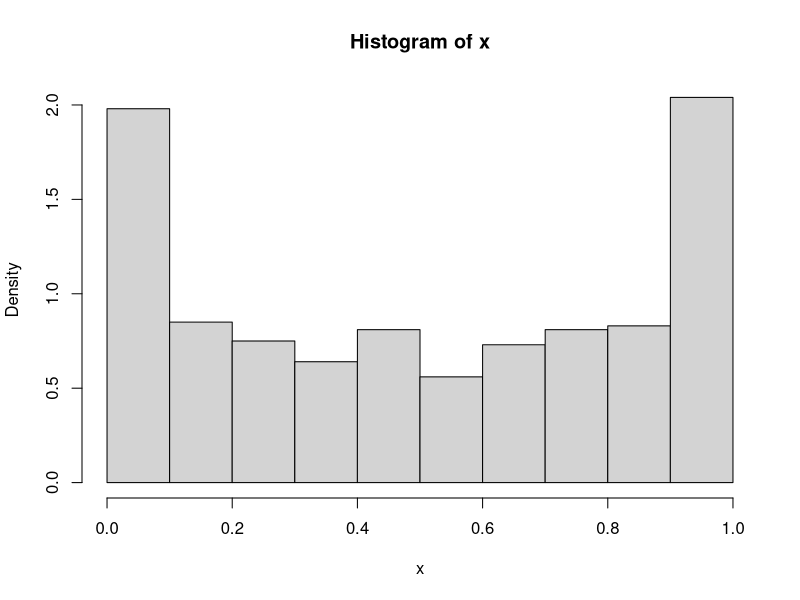

The R script that drew this image: (Note: this script raises an error after producing the figure.)
## ---- chunk 1
options(scipen = 1, digits = 4, width = 80)
library(knitr)
opts_chunk$set(echo=FALSE,
               cache=TRUE, autodep=TRUE, cache.comments=FALSE,
               message=FALSE, warning=FALSE)
## ---- chunk 2
u = runif(1000)
I0 = mean(log(u+1)/(pi*sqrt(u*(1-u))))
I0

x = numeric()
for(i in 1:1000){
  x[i] = mean(log(u[i]+1)/(pi*sqrt(u[i]*(1-u[i]))))
}
E0 = sd(x)/sqrt(1000)
E0
## ---- chunk 3
I1 = numeric()
I11 = numeric()
I12 = numeric()


for(i in 1:1000){
  k1 <- 500
  u1 <- runif(500)
  I11[i] <-  mean(log(u[i]+1)/(pi*sqrt(u[i]*(1-u[i]))))
  
  k2 <- 500
  u2 <- runif(500)
  I12[i] <-  mean(log(1-u[i]+1)/(pi*sqrt(u[i]*(1-u[i]))))
  
  
  I1[i] <- (I11[i] + I12[i])/2
}

E1 <- sd(I1)/sqrt(1000)
E1
## ---- chunk 4
u = runif(1000)
x = (sin(pi*u/2))^2

hist(x, probability = TRUE)

## ---- chunk 5
m = 1000

gf = function(x){
  g = log(x+1)/(pi*sqrt(x*(1-x)))
  f = (x<1)*(x>0)
  g*f
}

##try our importance function
u = runif(m)
x = (sin(pi*u/2))^2
gfphi = gf(x)*(pi*sqrt(x*(1-x)))
E2 = sd(gfphi)/sqrt(m)
E2
## ---- chunk 6
n = 20
K = n/2 - 1
m = 1000
mse = matrix(0, n/2, 2)

trimmed.mse = function(n, m, k){
  tmean = numeric(m)
  for(i in 1:m){
    x = sort(rt(m, 3, 4))
    tmean[i] = mean(x[(k+1):(n-k)])
  }
  mse.est = mean(tmean^2)
  se.mse = sqrt(mean((tmean - mean(tmean))^2))/sqrt(m)
  return (c(mse.est, se.mse))
}

for(k in 1:K){
  mse[k, 1:2] = trimmed.mse(n,m,k)
}

round(mse, 3)

## ---- chunk 7
observed_x = c(0.4, 1.1, 0.2, 1.6, 1.4, 0.9)

hx = numeric()
post.mean = numeric()
for(i in 1:length(observed_x)){
theta = rgamma(n = 1000, shape = 3, rate = 2)
hx[i] = theta*exp(-theta*observed_x[i])
c = mean(hx)
post.mean[i] = mean(theta*hx)/c
}
cbind(observed_x,post.mean)
## ---- chunk 8
observed_x = c(0.4, 1.1, 0.2, 1.6, 1.4, 0.9)

fx = function(theta, x){
  theta*exp(-theta*x)*4*(theta^2)*exp(-2*theta)
}
AR = function(x, n){
  i = 0
  theta = numeric()
  M = 0.5
  while (i < n) {
    theta0 = rgamma(1,shape = 3, rate = 2)
    u = runif(1)
    if(M*u < fx(theta0, x)/dgamma(x, shape = 3, rate = 2)){
      i = i + 1
      theta[i] = theta0
    }
  }
  return(theta)
}
x = c(0.4,1.1,0.2,1.6,1.4,0.9)
AR(x = x, n = 6)
## ---- chunk 9
m <- 2000
K <- 10
n <- 25
tmean <- matrix(0,m,K)
mse_est <- numeric(K)
mse_se <- numeric(K)
for(k in 1:K){
  for (i in 1:m) {
    x <- sort(rcauchy(n))
    tmean[i,k] <- mean(x[(k+1):(n-k)])
    }
  mse_est[k] <- mean(tmean[,k]^2)
  mse_se[k] <- sqrt(sum((tmean[,k] - mean(tmean[,k]))^2)) / m
}
table <- cbind(seq(1:K),round(mse_est,5),round(mse_se,5))
colnames(table) <- c("k", "Estimated MSE of level k trimmed means", "Standard Error")
knitr::kable(table, caption = 'Estimates of MSE')
## ---- chunk 10
library(Hmisc) #for errbar

alpha = 0.05
mu <- c(seq(350, 650, 10)) #alternative H
n <- 20
sigma <- 100
m <- 1000
mu0 <- 500
M <- length(mu)
power <- numeric(M)
for (i in 1 : M) {
  pvalues <- replicate(m, expr = {x <- rnorm(n, mean = mu[i], sd = sigma)
      ttest <- t.test(x, alternative = "two.sided", mu = mu0)
      ttest$p.value})
  power[i] <- mean(pvalues <= alpha)
}

plot(mu, power)
abline(v = mu0, lty = 1)
abline(h = alpha, lty = 1)
## ---- chunk 11
n <- seq(10,50,10) #sample size
mu <- c(seq(350, 650, 10))
m <- 1000
M <- length(mu)
N <- length(n)
power <- matrix(0,M,N)
for(j in 1:N){
  for (i in 1:M){
    mu1 <- mu[i]
    pvalues <- replicate(m, expr = {
      #simulate under alternative mu1
      x <- rnorm(n[j], mean = mu1, sd = 100)
      ttest <- t.test(x,
      alternative = "two.sided", mu = 500)
      ttest$p.value })
    power[i, j] <- mean(pvalues <= .05)
  }
}
plot(mu, power[,1], type="l", lty = 2, col = 1, main="Power curve", xlab="mu", ylab="Power")
lines(mu, power[,2], lty = 3, col = 2)
lines(mu, power[,3], lty = 4, col = 3)
lines(mu, power[,4], lty = 5, col = 4)
lines(mu, power[,5], lty = 1, col = 5)
legend("topright", c("sample size=10","sample size=20","sample size=30","sample size=40","sample size=50"), lty = c(2,3,4,5,1),col=c(1,2,3,4,5))
abline(v = 500, lty = 1)
lines(c(450,550),c(0.05,0.05))
## ---- chunk 12
alpha <- 0.05
m <- 1000
n <- 20
qt <- qt(1-alpha/2, df = n-1)
LCL <- replicate(m, expr = {
  x <- rchisq(n, 2)
  return(mean(x) - qt * sd(x) / sqrt(n))
})
UCL <- replicate(m, expr = {
  x <- rchisq(n, 2)
  return(mean(x) + qt * sd(x) / sqrt(n))
})
mean((LCL < 2) * (UCL > 2))
## ---- chunk 13
alpha = 0.055
mu1 <- mu2 <- 0
sigma1 <- 1
sigma2 <- 1.5
sample_num <- c(15, 50, 250)

m <- 1000
tests_F <- numeric(3)
tests_CF <- numeric(3)

testF <- function(x, y) {
  f_test <- var.test(x, y, alternative = "two.sided", conf.level = 1-alpha)
  return(f_test$p.value < alpha)
}
tests5 = function(X, Y) {
  outx <- sum(X > max(Y)) + sum(X < min(Y))
  outy <- sum(Y > max(X)) + sum(Y < min(X))
  return(as.integer(max(c(outx, outy)) > 5))
}
for (i in 1 : 3) {
  n <- sample_num[i]
  power_F <- mean(replicate(m, expr = {
  x <- rnorm(n, mu1, sigma1)
  y <- rnorm(n, mu2, sigma2)
  testF(x, y)
}))
  power_CF <- mean(replicate(m, expr = {
  x <- rnorm(n, mu1, sigma1)
  y <- rnorm(n, mu2, sigma2)
  tests5(x, y)
}))
  
  tests_F[i] <- power_F
  tests_CF[i] <- power_CF
}

(table = rbind(tests_F, tests_CF))
